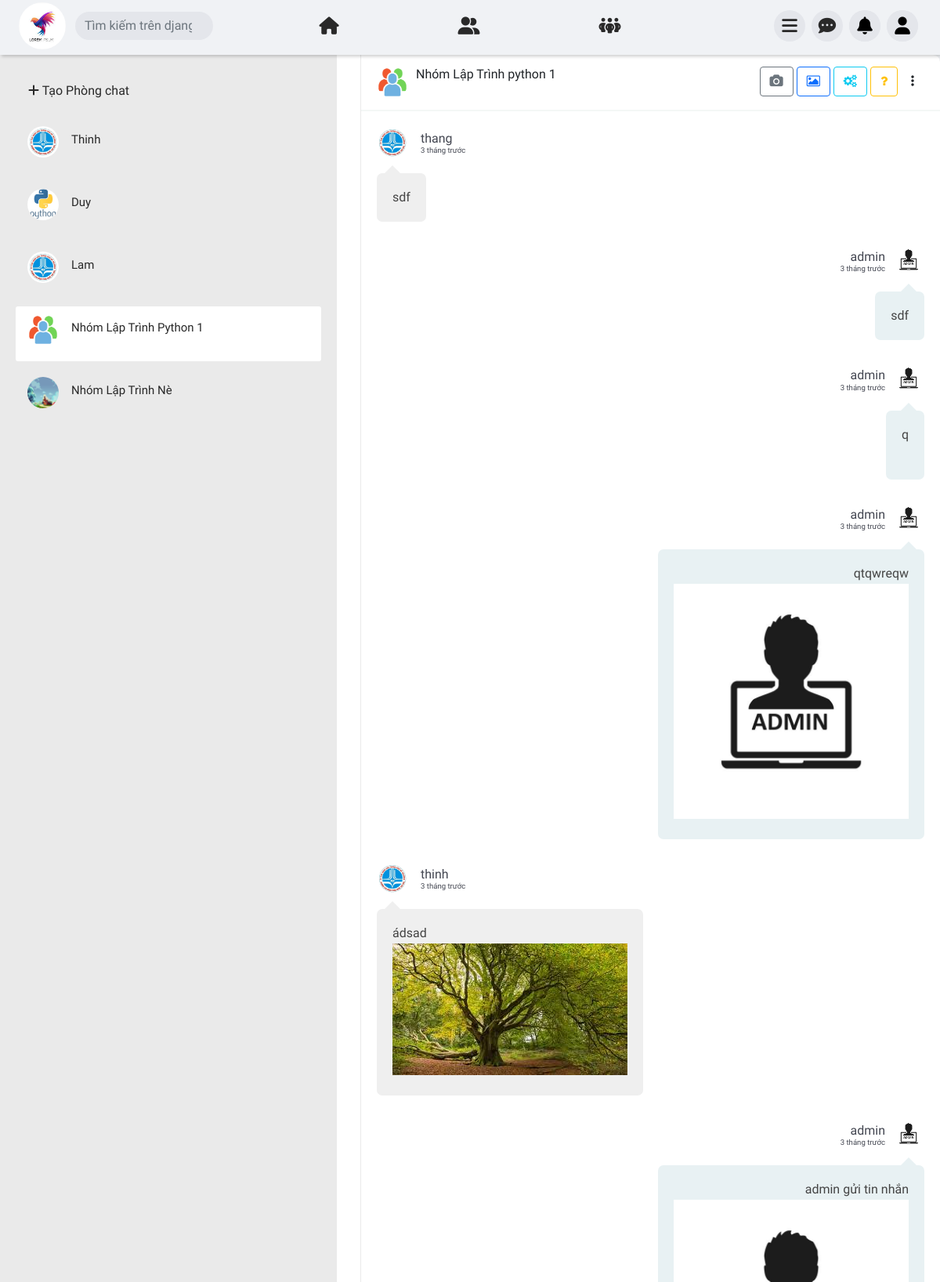
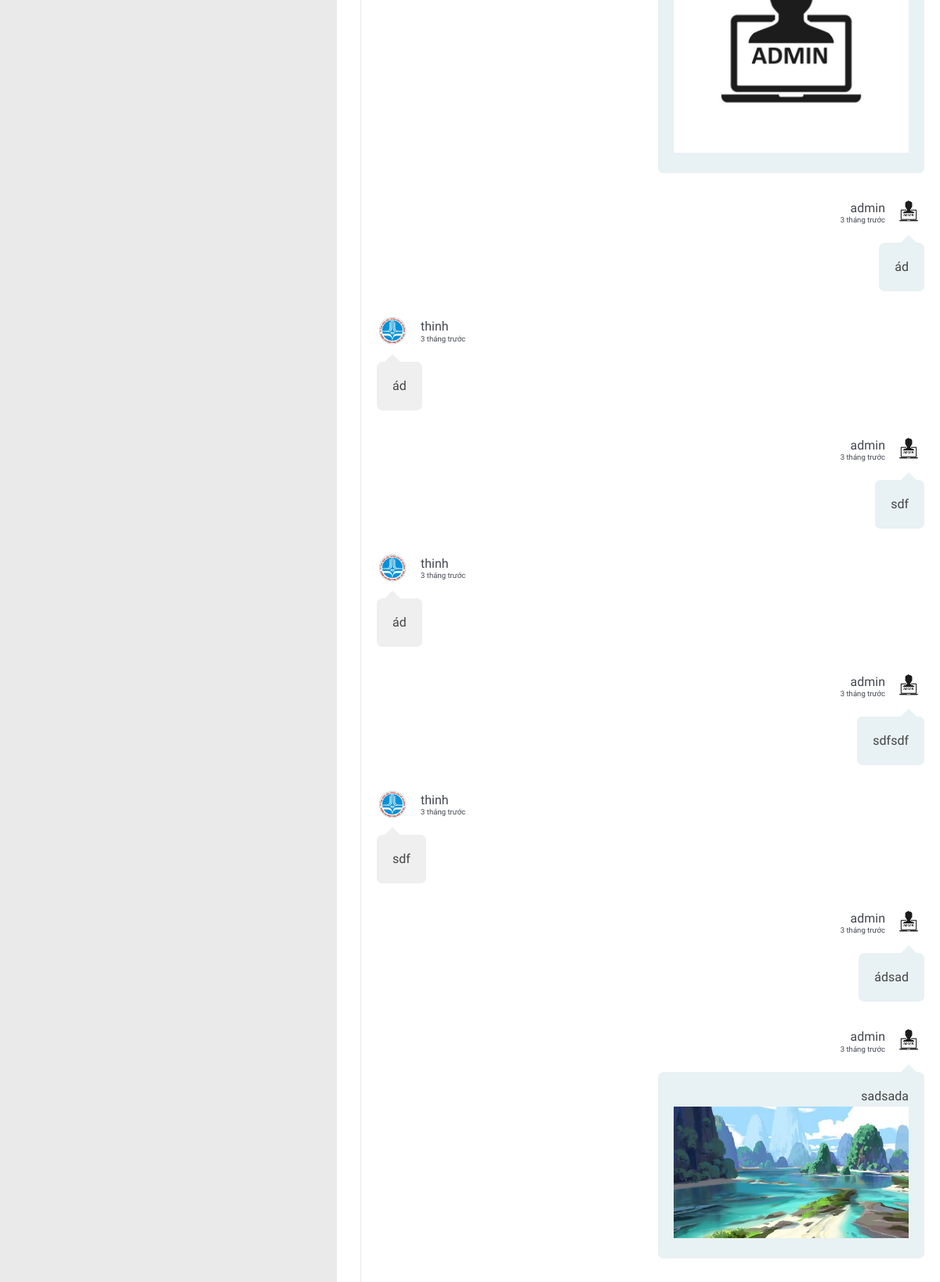
/chat/inbox-room/1/ (signed in, upper part), run on the app's committed database (2 pictures, top to bottom).
### profiles/models.py (models this page shows)
class Profile(models.Model):
    user = models.OneToOneField(User, on_delete=models.CASCADE)
    bio = models.TextField(blank=True, max_length=500)
    profile_pic = models.ImageField(upload_to='profile_pics/', blank=True, null=True)
    cover_photo = models.ImageField(upload_to='cover_photos/', blank=True, null=True)
    phone_number = models.CharField(max_length=15, blank=True, null=True)
    address = models.CharField(max_length=255, blank=True, null=True)

### authentication/models.py (models this page shows)
class User(AbstractUser):
    user_permissions = models.ManyToManyField(
        'auth.Permission',
        verbose_name='user permissions',
        blank=True,
        help_text='Specific permissions for this user.',
        related_name="custom_user_set",
        related_query_name="user",
    )

### chat/models.py (models this page shows, shortened)
class ChatRoom (models.Model):
    name = models.CharField(max_length=255)
    image = models.ImageField(upload_to='room-messages/cover-pic/', blank=True, null=True)
    creator = models.ForeignKey(User, max_length=255, on_delete=models.CASCADE)
    members = models.ManyToManyField(User, related_name="group_chat_members")

class RoomMessage(models.Model):
    room = models.ForeignKey(ChatRoom, on_delete= models.CASCADE)
    sender = models.ForeignKey(User, on_delete=models.SET_NULL, null=True, related_name="group_sender")
    message = models.CharField(max_length=1000)
    image = models.ImageField(upload_to='messages/images/', blank=True, null=True)
    video = models.FileField(upload_to='messages/videos/', blank=True, null=True)
    date = models.DateTimeField(auto_now_add=True)
    def __str__(self):
        return f"Group: {self.room.name} - Sender: {self.sender.username}"
    class Meta:
        ordering = ["-date"]
        verbose_name_plural = "Group Chats"

### chat/views.py (the view)
# urls.py: path("inbox-room/<int:room_id>/", views.inbox_group_detail, name="inbox_room_detail"),
@login_required(login_url='/auth/login/')
def inbox_group_detail(request, room_id):
    room_name = ChatRoom.objects.get(id = room_id)
    message_list = RoomMessage.objects.filter(
        Q(room__id = room_name.id)
    ).order_by("date")
    reversed_list = list(reversed(message_list))
    sender = request.user
    all_profiles = Profile.objects.all()
    chat_users = ChatMessage.objects.filter(Q(sender=request.user) | Q(receiver=request.user))
    list_user = list(set([chat.sender if chat.sender != request.user else chat.receiver for chat in chat_users]))
    list_room = ChatRoom.objects.filter(Q(members=request.user)| Q(creator=request.user)).distinct()
    combined_list = []
    for user in list_user:
        combined_list.append({'object': user, 'type': 'user'})
    for room in list_room:
        combined_list.append({'object': room, 'type': 'room'})
    friends = User.objects.filter(
                Q(friendships1__user2=request.user, friendships1__status='friends') |
                Q(friendships2__user1=request.user, friendships2__status='friends')
            ).distinct()
    room_members = room_name.members.all().exclude(id = room_name.creator.id )
    not_joined_friends = friends.exclude(id__in=[member.id for member in room_members])
    form = ChatRoomForm(request.GET, request.FILES, instance=room_name)
    context = {
        "sender":sender,
        "message_list":message_list,
        "room": room_name,
        "list_user":list_user,
        "list_room":list_room,
        "profiles":all_profiles,
        "combined_list":combined_list,
        "friends":friends,
        "room_members":room_members,
        "not_joined_friends":not_joined_friends,
        "form":form,
    }
    return render(request, 'chat/inbox_group.html', context)

### chat/templates/chat/inbox_group.html (shortened to what this page needs)
{% extends 'base_generic.html' %}
{% load static %}
{% load filter_option %}
{% block content %}
<link href="https://maxcdn.bootstrapcdn.com/font-awesome/4.7.0/css/font-awesome.min.css" rel="stylesheet" />
<div class="content-chat" >
    <div class="row clearfix">
        <div class="col-lg-12">
            <div class="chat-app">
                <div id="plist" class="people-list ">
                    <div class="input-group">
                        <a href="" class="func-item w-100 p-3" data-bs-toggle="modal" data-bs-target="#example">
                            <i class="fa-solid fa-add"></i>
                            <span>Tạo Phòng chat</span>
                        </a>
                    </div>
                    <div class="list-user overflow-auto scroll-smooth">
                        <div class="d-block">
                            <ul class="list-unstyled chat-list mt-2 mb-0">
                                {% for user_item in combined_list %}
                                    {% if user_item.type == "user"  %}
                                    <a href="{% url 'inbox_detail' user_item.object.id %}">
                                        <li class="clearfix " >
                                            {% for profile in profiles %}
                                                {% if user_item.object == profile.user %}
                                                    <img src="{% if profile.profile_pic %}
                                                        {{ profile.profile_pic.url  }}
                                                    {% endif %}"
                                                    alt="avatar">
                                                {% endif %}
                                            {% endfor %}
                                            <div class="about">
                                                <div class="name p-2" style="text-transform: capitalize;">{{user_item.object.username}}</div>
                                            </div>
                                        </li>
                                    </a>
                                    {% else %}
                                    <a href="{% url 'inbox_room_detail' user_item.object.id %}">
                                        <li class="clearfix " {% if user_item.object.name == room.name %} id="active" {% endif %}>
                                            {% if user_item.object.image %}
                                                <img src="{{ user_item.object.image.url  }}" alt="avatar" style="width: 40px; " >
                                            {% else %}
                                                <img src="{% static 'room.png' %}" alt=""  style="width: 40px;">
                                            {% endif %}
                                            <div class="about">
                                                <div class="name p-2" style="text-transform: capitalize;">{{user_item.object.name}}</div>
                                            </div>
                                        </li>
                                    </a>
                                    {% endif %}
                                {% endfor %}
                            </ul>
                        </div>
                    </div>
                </div>
                    <div class="chat">
                        <div class="chat-header clearfix">
                            <div class="row">
                                <div class="col-lg-6">
                                    <a href="javascript:void(0);" data-toggle="modal" data-target="#view_info">
                                        {% if room.image %}
                                                <img src="{{ room.image.url  }}" alt="avatar" style="width: 40px; " >
                                            {% else %}
                                                <img src="{% static 'room.png' %}" alt=""  style="width: 40px;">
                                            {% endif %}
                                    </a>
                                    <div class="chat-about">
                                        <h6 class="m-b-0">{{ room.name }}</h6>
                                    </div>
                                </div>
                                <div class="col-lg-6 hidden-sm text-end">
                                    <a href="javascript:void(0);" class="btn btn-outline-secondary"><i class="fa fa-camera"></i></a>
                                    <a href="javascript:void(0);" class="btn btn-outline-primary"><i class="fa fa-image"></i></a>
                                    <a href="javascript:void(0);" class="btn btn-outline-info"><i class="fa fa-cogs"></i></a>
                                    <a href="javascript:void(0);" class="btn btn-outline-warning"><i class="fa fa-question"></i></a>
                                    <button class="btn ms-auto" type="button" id="dropdownMenu" data-bs-toggle="dropdown" aria-expanded="false">
                                        <i class="fa-solid fa-ellipsis-vertical"></i>
                                    </button>
                                </div>
                            </div>
                        </div>
                        <div class="chat-history overflow-auto scroll-smooth">
                            <div class="d-block">
                                <ul class="m-b-0" id="chat-messages">
                                    {% for message in message_list %}
                                        {% if message.sender == request.user %}
                                            <li class="clearfix">
                                                <div class="message-data text-end">
                                                    {% for profile in profiles %}
                                                        {% if message.sender == profile.user %}
                                                            <img src="{% if profile.profile_pic %}
                                                                {{ profile.profile_pic.url  }}
                                                            {% endif %}"
                                                            alt="avatar">
                                                        {% endif %}
                                                    {% endfor %}
                                                    <span class="message-data-time">
                                                        <div class="sender">{{message.sender}}</div>
                                                        <div class="date">
                                                            {% with time_since=message.date|timesince %}
                                                                {% with values=time_since|split_timesince:", " %}
                                                                    {{values}}
                                                                {% endwith %}
                                                            {% endwith %}
                                                        </div>
                                                    </span>
                                                </div>
                                                <div class="message other-message float-right">
                                                    {{message.message}}
                                                    {% if message.image %}
                                                    <br>
                                                    <img src="{{ message.image.url }}" alt="" style="width: 300px;">
                                                    {% endif %}
                                                </div>
                                            </li>
                                        {% else %}
                                            <li class="clearfix">
                                                <div class="message-data text-start">
                                                    {% for profile in profiles %}
                                                        {% if message.sender == profile.user %}
                                                            <img src="{% if profile.profile_pic %}
                                                                {{ profile.profile_pic.url  }}
                                                            {% endif %}"
                                                            alt="avatar">
                                                        {% endif %}
                                                    {% endfor %}
                                                    <span class="message-data-time">
                                                        <div class="sender">{{message.sender}}</div>
                                                        <div class="date">
                                                            {% with time_since=message.date|timesince %}
                                                                {% with values=time_since|split_timesince:", " %}
                                                                    {{values}}
                                                                {% endwith %}
                                                            {% endwith %}
                                                        </div>
                                                    </span>
                                                </div>
                                                <div class="message my-message">
                                                    {{message.message}}
                                                    {% if message.image %}
                                                    <br>
                                                    <img src="{{ message.image.url }}" alt="" style="width: 300px;">
                                                    {% endif %}
                                                </div>
                                            </li>
                                        {% endif %}
                                    {% endfor %}
                                </ul>
                            </div>
                        </div>
                </div>
            </div>
        </div>
    </div>
</div>
{% endblock %}

### data on the page
User: object.username "Thinh"
Profile: profile_pic (picture)
User: object.username "Duy"
Profile: profile_pic (picture)
User: object.username "Lam"
Profile: profile_pic (picture)
ChatRoom: object.image (picture), object.name "Nhóm Lập Trình Python 1", image (picture), name "Nhóm Lập Trình python 1"
ChatRoom: object.image (picture), object.name "Nhóm Lập Trình Nè"
RoomMessage: sender "thang", values "3 tháng trước", message "sdf"
Profile: profile_pic (picture)
RoomMessage: sender "admin", values "3 tháng trước", message "sdf"
Profile: profile_pic (picture)
RoomMessage: sender "admin", values "3 tháng trước", message "q"
RoomMessage: sender "admin", values "3 tháng trước", message "qtqwreqw", image (picture)
RoomMessage: sender "thinh", values "3 tháng trước", message "ádsad", image (picture)
RoomMessage: sender "admin", values "3 tháng trước", message "admin gửi tin nhắn", image (picture)
RoomMessage: sender "admin", values "3 tháng trước", message "ád"
RoomMessage: sender "thinh", values "3 tháng trước", message "ád"
RoomMessage: sender "admin", values "3 tháng trước", message "sdf"
RoomMessage: sender "thinh", values "3 tháng trước", message "ád"
RoomMessage: sender "admin", values "3 tháng trước", message "sdfsdf"
RoomMessage: sender "thinh", values "3 tháng trước", message "sdf"
RoomMessage: sender "admin", values "3 tháng trước", message "ádsad"
RoomMessage: sender "admin", values "3 tháng trước", message "sadsada", image (picture)
